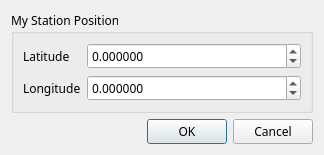
<?xml version="1.0" encoding="UTF-8"?>
<ui version="4.0">
 <class>MyPositionDialog</class>
 <widget class="QDialog" name="MyPositionDialog">
  <property name="geometry">
   <rect>
    <x>0</x>
    <y>0</y>
    <width>324</width>
    <height>127</height>
   </rect>
  </property>
  <property name="font">
   <font>
    <family>Sans Serif</family>
    <pointsize>9</pointsize>
   </font>
  </property>
  <property name="windowTitle">
   <string>Dialog</string>
  </property>
  <layout class="QVBoxLayout" name="verticalLayout">
   <item>
    <widget class="QGroupBox" name="groupBox">
     <property name="title">
      <string>My Station Position</string>
     </property>
     <layout class="QFormLayout" name="formLayout">
      <item row="0" column="0">
       <widget class="QLabel" name="latitudeLabel">
        <property name="text">
         <string>Latitude</string>
        </property>
       </widget>
      </item>
      <item row="1" column="0">
       <widget class="QLabel" name="longitudeLabel">
        <property name="text">
         <string>Longitude</string>
        </property>
       </widget>
      </item>
      <item row="1" column="1">
       <widget class="QDoubleSpinBox" name="longitudeSpinBox">
        <property name="decimals">
         <number>6</number>
        </property>
        <property name="minimum">
         <double>-180.000000000000000</double>
        </property>
        <property name="maximum">
         <double>180.000000000000000</double>
        </property>
       </widget>
      </item>
      <item row="0" column="1">
       <widget class="QDoubleSpinBox" name="latitudeSpinBox">
        <property name="decimals">
         <number>6</number>
        </property>
        <property name="minimum">
         <double>-90.000000000000000</double>
        </property>
        <property name="maximum">
         <double>90.000000000000000</double>
        </property>
       </widget>
      </item>
     </layout>
    </widget>
   </item>
   <item>
    <widget class="QDialogButtonBox" name="buttonBox">
     <property name="orientation">
      <enum>Qt::Horizontal</enum>
     </property>
     <property name="standardButtons">
      <set>QDialogButtonBox::Cancel|QDialogButtonBox::Ok</set>
     </property>
    </widget>
   </item>
  </layout>
 </widget>
 <tabstops>
  <tabstop>buttonBox</tabstop>
 </tabstops>
 <resources/>
 <connections>
  <connection>
   <sender>buttonBox</sender>
   <signal>accepted()</signal>
   <receiver>MyPositionDialog</receiver>
   <slot>accept()</slot>
   <hints>
    <hint type="sourcelabel">
     <x>257</x>
     <y>194</y>
    </hint>
    <hint type="destinationlabel">
     <x>157</x>
     <y>203</y>
    </hint>
   </hints>
  </connection>
  <connection>
   <sender>buttonBox</sender>
   <signal>rejected()</signal>
   <receiver>MyPositionDialog</receiver>
   <slot>reject()</slot>
   <hints>
    <hint type="sourcelabel">
     <x>314</x>
     <y>194</y>
    </hint>
    <hint type="destinationlabel">
     <x>286</x>
     <y>203</y>
    </hint>
   </hints>
  </connection>
 </connections>
</ui>
